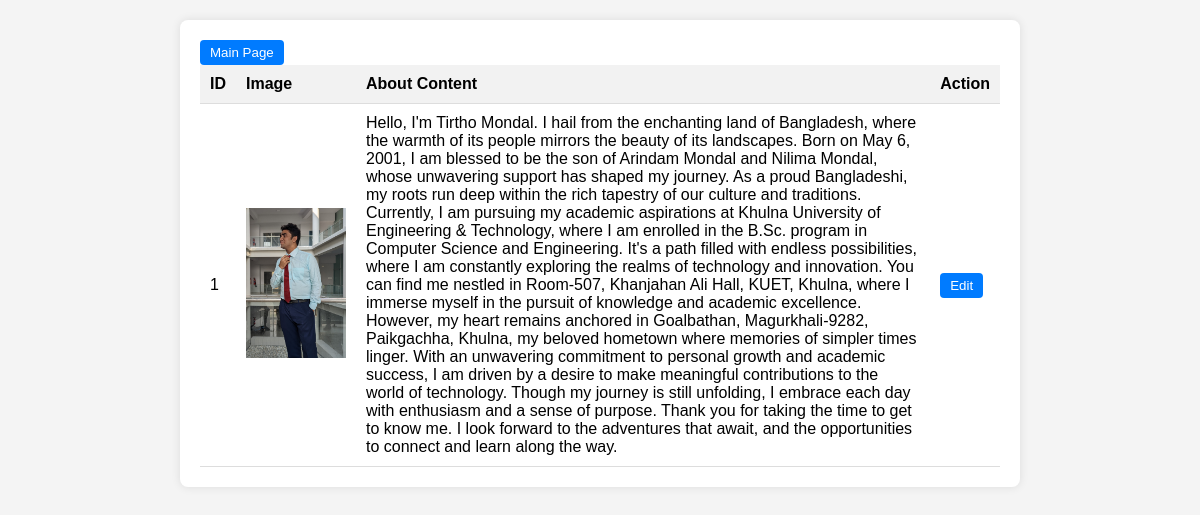
/About/about_me.php, run on the app's committed database.
### tables this page shows
CREATE TABLE `about_me_content` (
  `id` int(11) NOT NULL,
  `image_path` varchar(255) NOT NULL,
  `about_content` text NOT NULL
);

### About/about_me.php (the view, shortened to what this page needs)
<!DOCTYPE html>
<html>
<head>
</head>
<body>
    <div class="container_display">
    <span style="float:left;"><a href="../login/home.php"><button class="btn-primary">Main Page</button></a></span>
        <table>
            <tr>
                <th>ID</th>
                <th>Image</th>
                <th>About Content</th>
                <th>Action</th>
            </tr>
            <?php
            require_once("config.php");
            $res = mysqli_query($db, "SELECT * FROM about_me_content");
            while($row = mysqli_fetch_array($res)) {
                echo '<tr>
                     <td>'.$row['id'].'</td>
                     <td><img src="'.$row['image_path'].'" alt="About Me Image"></td>
                     <td>'.$row['about_content'].'</td>
                     <td>
                        <a href="about_me_edit.php?id='.$row['id'].'"><button class="btn-edit">Edit</button></a>
                     </td>
                    </tr>';
            }
            ?>
        </table>
    </div>
</body>
</html>

### About/about_me.php (style rules this page uses)
body { font-family: Arial, sans-serif; background-color: #f4f4f4; margin: 0; padding: 0; }
.container_display { max-width: 800px; margin: 20px auto; padding: 20px; background-color: #fff; border-radius: 8px; box-shadow: 0 0 10px rgba(0, 0, 0, 0.1); }
table { width: 100%; border-collapse: collapse; }
th, td { padding: 10px; text-align: left; border-bottom: 1px solid #ddd; }
th { background-color: #f2f2f2; }
img { max-width: 100px; height: auto; }
button { padding: 5px 10px; color: #fff; border: none; border-radius: 4px; cursor: pointer; }
.btn-primary { background-color: #007bff; }
.btn-edit { background-color: #007bff; }

### data on the page
about_me_content: id "1", image_path (picture), about_content "Hello, I'm Tirtho Mondal. I hail from the enchanting land of Bangladesh, where the warmth of its people mirrors the beauty of its landscapes. Born on May 6, 2001, I am blessed to be the son of Arindam Mondal and Nilima Mondal, whose unwavering support has shaped my journey. As a proud Bangladeshi, my roots run deep within the rich tapestry of our culture and traditions. Currently, I am pursuing my academic aspirations at Khulna University of Engineering & Technology, where I am enrolled in the B.Sc. program in Computer Science and Engineering. It's a path filled with endless possibilities, where I am constantly exploring the realms of technology and innovation. You can find me nestled in…"
